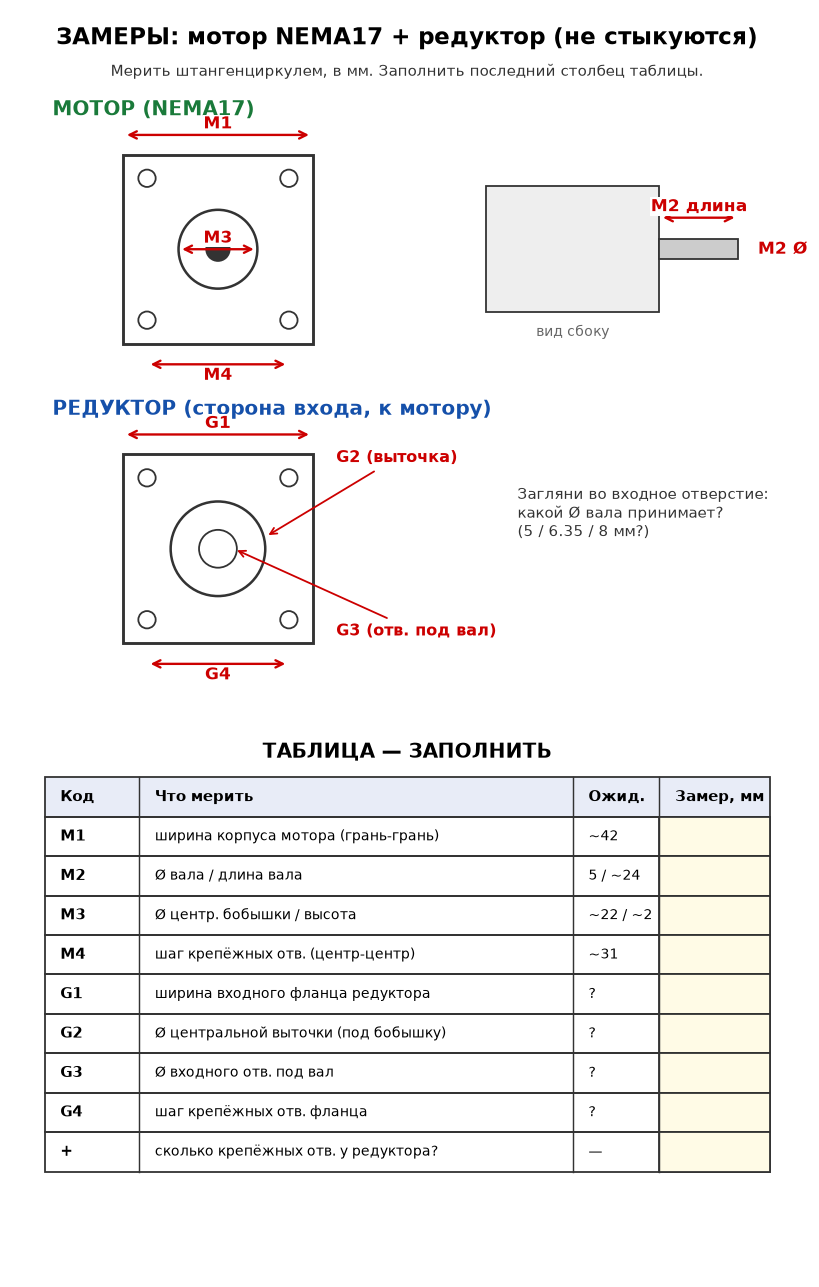

Write the Python code that produced this figure.
# -*- coding: utf-8 -*-
import matplotlib
matplotlib.use('Agg')
import matplotlib.pyplot as plt
from matplotlib.patches import Rectangle, Circle

fig, ax = plt.subplots(figsize=(8.5, 12.6))
ax.set_xlim(0,100); ax.set_ylim(0,160); ax.set_aspect('equal'); ax.axis('off')

def dim(x0,y0,x1,y1,label,off=1.4,color='#c00'):
    ax.annotate('',xy=(x1,y1),xytext=(x0,y0),
        arrowprops=dict(arrowstyle='<->',color=color,lw=1.3))
    ax.text((x0+x1)/2,(y0+y1)/2+off,label,color=color,ha='center',va='center',
            fontsize=9.5,fontweight='bold',bbox=dict(fc='white',ec='none',pad=0.4))

ax.text(50,156,'ЗАМЕРЫ: мотор NEMA17 + редуктор (не стыкуются)',ha='center',fontsize=13,fontweight='bold')
ax.text(50,152,'Мерить штангенциркулем, в мм. Заполнить последний столбец таблицы.',ha='center',fontsize=8.5,color='#333')

# ===== MOTOR =====
ax.text(5,147,'МОТОР (NEMA17)',fontsize=11,fontweight='bold',color='#1a7a3a')
mx,my,ms=14,118,24
ax.add_patch(Rectangle((mx,my),ms,ms,fill=False,ec='#333',lw=1.6))
for hx in (mx+3,mx+ms-3):
    for hy in (my+3,my+ms-3):
        ax.add_patch(Circle((hx,hy),1.1,fill=False,ec='#333'))
cx,cy=mx+ms/2,my+ms/2
ax.add_patch(Circle((cx,cy),5,fill=False,ec='#333',lw=1.4))
ax.add_patch(Circle((cx,cy),1.6,fc='#333'))
dim(mx,my+ms+2.5,mx+ms,my+ms+2.5,'М1')
dim(mx+3,my-2.6,mx+ms-3,my-2.6,'М4',off=-1.4)
dim(cx-5,cy,cx+5,cy,'М3')
sx,sy,sw,sh=60,122,22,16
ax.add_patch(Rectangle((sx,sy),sw,sh,fc='#eee',ec='#333'))
ax.add_patch(Rectangle((sx+sw,sy+sh/2-1.3),10,2.6,fc='#ccc',ec='#333'))
ax.text(sx+sw/2,sy-3,'вид сбоку',ha='center',fontsize=8,color='#666')
dim(sx+sw,sy+sh/2+4,sx+sw+10,sy+sh/2+4,'М2 длина')
ax.text(sx+sw+12.5,sy+sh/2,'М2 Ø',fontsize=9.5,color='#c00',fontweight='bold',va='center')

# ===== GEARBOX =====
ax.text(5,109,'РЕДУКТОР (сторона входа, к мотору)',fontsize=11,fontweight='bold',color='#1550aa')
gx,gy,gs=14,80,24
ax.add_patch(Rectangle((gx,gy),gs,gs,fill=False,ec='#333',lw=1.6))
for hx in (gx+3,gx+gs-3):
    for hy in (gy+3,gy+gs-3):
        ax.add_patch(Circle((hx,hy),1.1,fill=False,ec='#333'))
gcx,gcy=gx+gs/2,gy+gs/2
ax.add_patch(Circle((gcx,gcy),6,fill=False,ec='#333',lw=1.4))
ax.add_patch(Circle((gcx,gcy),2.4,fill=False,ec='#333'))
dim(gx,gy+gs+2.5,gx+gs,gy+gs+2.5,'G1')
dim(gx+3,gy-2.6,gx+gs-3,gy-2.6,'G4',off=-1.4)
ax.annotate('G2 (выточка)',xy=(gcx+6,gcy+1.5),xytext=(gx+gs+3,gy+gs-1),
            fontsize=9,color='#c00',fontweight='bold',arrowprops=dict(arrowstyle='->',color='#c00'))
ax.annotate('G3 (отв. под вал)',xy=(gcx+2,gcy),xytext=(gx+gs+3,gy+1),
            fontsize=9,color='#c00',fontweight='bold',arrowprops=dict(arrowstyle='->',color='#c00'))
ax.text(64,100,'Загляни во входное отверстие:\nкакой Ø вала принимает?\n(5 / 6.35 / 8 мм?)',fontsize=8.5,color='#333',va='top')

# ===== TABLE =====
rows=[('М1','ширина корпуса мотора (грань-грань)','~42'),
 ('М2','Ø вала / длина вала','5 / ~24'),
 ('М3','Ø центр. бобышки / высота','~22 / ~2'),
 ('М4','шаг крепёжных отв. (центр-центр)','~31'),
 ('G1','ширина входного фланца редуктора','?'),
 ('G2','Ø центральной выточки (под бобышку)','?'),
 ('G3','Ø входного отв. под вал','?'),
 ('G4','шаг крепёжных отв. фланца','?'),
 ('+','сколько крепёжных отв. у редуктора?','—')]
top=63; rh=5
ax.text(50,top+2.5,'ТАБЛИЦА — ЗАПОЛНИТЬ',ha='center',fontsize=11,fontweight='bold')
ax.add_patch(Rectangle((4,top-rh),92,rh,fc='#e8ecf7',ec='#333'))
ax.text(6,top-rh/2,'Код',va='center',fontsize=8.5,fontweight='bold')
ax.text(18,top-rh/2,'Что мерить',va='center',fontsize=8.5,fontweight='bold')
ax.text(73,top-rh/2,'Ожид.',va='center',fontsize=8.5,fontweight='bold')
ax.text(84,top-rh/2,'Замер, мм',va='center',fontsize=8.5,fontweight='bold')
for i,(code,desc,exp) in enumerate(rows):
    ry=top-rh*(i+2)
    ax.add_patch(Rectangle((4,ry),92,rh,fill=False,ec='#333'))
    ax.add_patch(Rectangle((82,ry),14,rh,fc='#fffbe6',ec='#333'))
    ax.text(6,ry+rh/2,code,va='center',fontsize=8.5,fontweight='bold')
    ax.text(18,ry+rh/2,desc,va='center',fontsize=7.8)
    ax.text(73,ry+rh/2,exp,va='center',fontsize=8)
for xx in [16,71,82]:
    ax.plot([xx,xx],[top-rh*(len(rows)+1),top],color='#333',lw=0.8)

plt.savefig('measure_sheet.png',dpi=130,bbox_inches='tight',facecolor='white')
print('OK')
